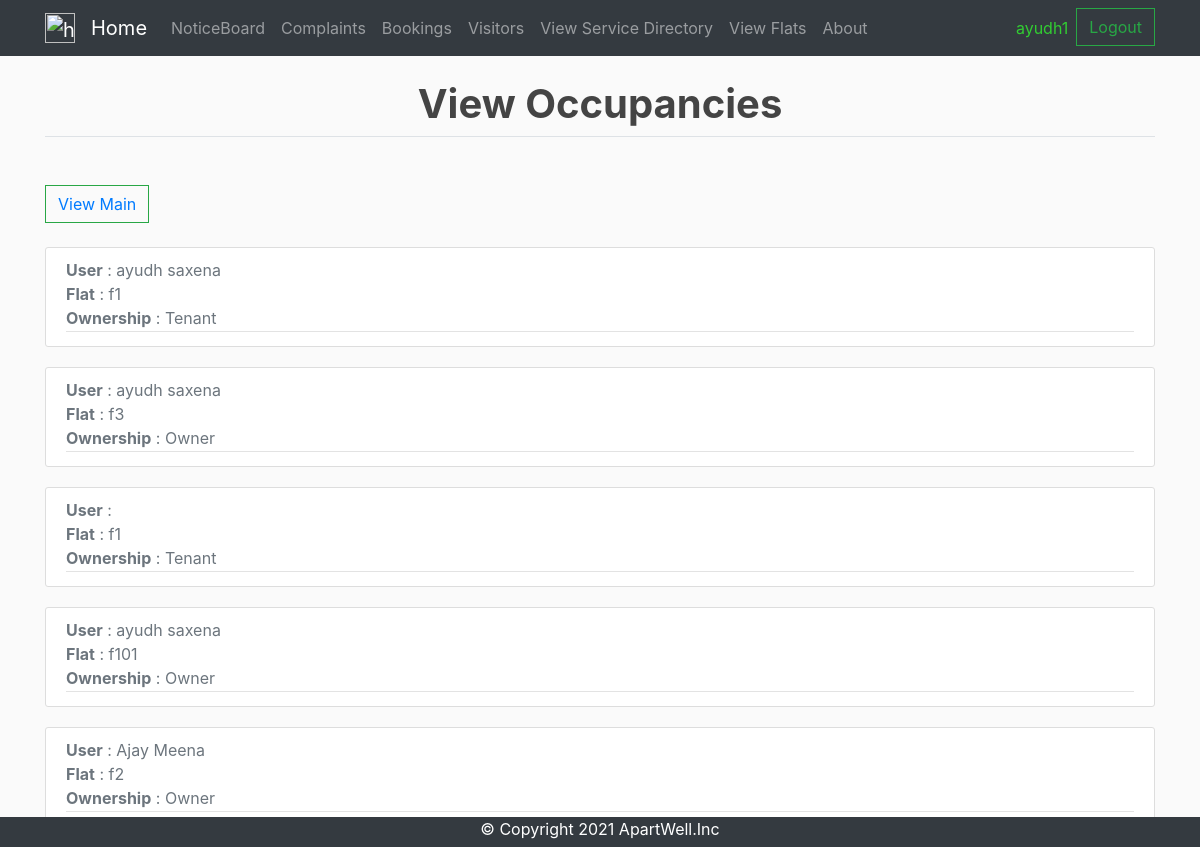
The app's page /view/view_occupancy/ (signed in) with its own data.
### buildings/models.py (models this page shows)
class Occupies(models.Model):
	flat_id = models.ForeignKey(Flat, on_delete=models.CASCADE)
	user_id = models.ForeignKey(User, on_delete=models.CASCADE)
	ownership = models.CharField(max_length=10, choices=ownership_choices)

class Flat(models.Model):
	flat_id = models.CharField(max_length=10, primary_key=True)
	flat_no = models.CharField(max_length=20)
	flat_type = models.IntegerField()
	flat_area = models.IntegerField(default=0)
	vaccancy = models.IntegerField(default=0)
	building_id = models.ForeignKey(Building, on_delete=models.CASCADE)

### buildings/views.py (the view)
# urls.py: path('view/view_occupancy/',views.view_occupancy, name="view_occupancy"),
def view_occupancy(request):
	context = {'occupies': Occupies.objects.all()}
	return render(request, 'buildings/view_occupancy.html', context)

### buildings/templates/buildings/view_occupancy.html (shortened to what this page needs)
{% extends 'base.html' %}
{% load static %}
{% block content %}
<!DOCTYPE html>
<html>
  <head>
  	<link rel="stylesheet" href="{% static 'table.css' %}">
  </head>
  <body>
    <legend class = "border-bottom mb-4"><h1 class="text-center"> <strong>View Occupancies</strong></h1></legend>
    <br>
    <div  id = "looodge_complaint_button">
      <button class="btn btn-outline-success my-2 my-sm-0"><a href="/view/">View Main</a></button>
    </div>
    <br>
      {% for complaint in occupies %}
        <article class="media content-section">
        <div class="media-body">
          <div class="article-metadata">
            <medium class="text-muted"><b>User</b> : {{ complaint.user_id.first_name }} {{ complaint.user_id.last_name }}</br></medium>
            <medium class="text-muted"><b>Flat</b> : {{ complaint.flat_id.flat_no }}</br></medium>
            <medium class="text-muted"><b>Ownership</b> : {{ complaint.ownership }}</br></medium>
          </div>
        </div>
        </article>
      {% endfor %}
  </body>
</html>
{% endblock %}

### templates/base.html (shortened to what this page needs)
{% load static %}
<html>
<head>
	<link rel="stylesheet" href="https://stackpath.bootstrapcdn.com/bootstrap/4.4.1/css/bootstrap.min.css">
	<link rel="stylesheet" type="text/css" href="{% static 'main.css' %}">
</head>
<body>
<nav class="navbar navbar-expand-lg navbar-dark bg-dark">
	<div class="container">
	  <a class="navbar-brand" href="{% url 'home' %}"><img  src="/static/apartments.png" width = "30" height = "30" alt="home" /></a>
	  <a class="navbar-brand" href="{% url 'home' %}">Home</a>
	  <div class="collapse navbar-collapse" id="navbarSupportedContent">
	    <ul class="navbar-nav mr-auto">
	    					<a class="nav-item nav-link" href="{% url 'noticeboard_notice_list' %}">NoticeBoard</a>
				{% if user.is_authenticated %}
						{% if user.is_superuser%}
							<a class="nav-item nav-link" href="{% url 'complaints:admin-complaint' %}">Complaints</a>
							<a class="nav-item nav-link" href="{% url 'bookings:admin-booking' %}">Bookings</a>
							<li class="nav-item dropdown">
							 <a class="nav-link dropdown-toggle" href="#" id="navbarDropdown" role="button" data-toggle="dropdown" aria-haspopup="true" aria-expanded="false">
								 Add User
							 </a>
							 <div class="dropdown-menu" aria-labelledby="navbarDropdown">
								 <a class="dropdown-item" href="{% url 'accounts:signup_resident' %}">Resident</a>
								 <div class="dropdown-divider"></div>
								 <a class="dropdown-item" href="{% url 'accounts:signup_watchmen' %}">Watchmen</a>
							 </div>
						 	</li>
						 	<a class="nav-item nav-link" href="{% url 'buildings:main_view'%}">View</a>
						{% elif user.profile.type == 'D' %}
							<a class="nav-item nav-link" href="{% url 'visitors:visitors_watchman' %}">Visitor Entry</a>
           				{% else %}
					 		 <a class="nav-item nav-link" href="{% url 'complaints:complaints_display' %}">Complaints</a>
			 				 <a class="nav-item nav-link" href="{% url 'bookings:bookings_display' %}">Bookings</a>
			 				 <a class="nav-item nav-link" href="{% url 'visitors:visitors_display' %}">Visitors</a>
  		                     <a class="nav-item nav-link" href="{% url 'buildings:service_directory_details'%}">View Service Directory</a>
  		                     <a class="nav-item nav-link" href="{% url 'buildings:flat_details'%}">View Flats</a>
					 {% endif %}
			 {% endif %}
			 <a class="nav-item nav-link" href="{% url 'about' %}">About</a>
	    </ul>
			<div class="form-inline my-2 my-lg-0">
					{% if not user.is_authenticated %}
							<a href="{% url 'accounts:login_user' %}">
									<button class="btn btn-outline-success my-2 my-sm-0" type="button">Log In</button>
							</a>
							<!-- <a href="{% url 'accounts:signup_resident' %}">
									<button class="btn btn-outline-success my-2 my-sm-0 ml-2" type="button" >
											Sign Up
									</button>
							</a> -->
					{% else %}
					<div class="navbar-nav">
							{% if user.is_superuser  %}
											<a class="nav-item nav-link" href="#" >{{ user.username }}</a>
											<a href="{% url 'accounts:logout_user' %}">
													<button class="btn btn-outline-success my-2 my-sm-0" type="button">Logout</button>
											</a>
							{% else%}
								<a class="nav-item nav-link" href="{% url 'accounts:profile' %}" style="color: #32CD32">{{ user.username }}</a>
								<a href="{% url 'accounts:logout_user' %}">
									<button class="btn btn-outline-success my-2 my-sm-0" type="button">Logout</button>
								</a>
							{% endif %}
					</div>
					{% endif %}
			</div>
		</div>
	</div>
</nav>
		<div class="container">
            <br>
            {% block content %}
            {% endblock content %}
         </div>
</body>
<div class="footer">
  <p>&copy; Copyright 2021 ApartWell.Inc</p>
</div>
</html>

### assets/main.css (style rules this page uses)
body { background: #fafafa; color: #333333; margin-top: 0rem; }
h1, h2, h3, h4, h5, h6 { color: #444444; }
ul { margin: 0; }
.content-section { background: #ffffff; padding: 10px 20px; border: 1px solid #dddddd; border-radius: 3px; margin-bottom: 20px; }
.article-metadata { padding-bottom: 1px; margin-bottom: 4px; border-bottom: 1px solid #e3e3e3 }
.bg-dark { background-color: #2d2e2f;!important; }
.btn { border-radius: 0; }

### templates/base.html (style rules this page uses)
.footer { position: fixed; left: 0; bottom: -10px; width: 100%; background-color: #343a40; color: white; text-align: center; }

### records on screen
Occupies: user_id.first_name "ayudh", user_id.last_name "saxena", flat_id.flat_no "f1", ownership "Tenant"
Occupies: user_id.first_name "ayudh", user_id.last_name "saxena", flat_id.flat_no "f3", ownership "Owner"
Occupies: flat_id.flat_no "f1", ownership "Tenant"
Occupies: user_id.first_name "ayudh", user_id.last_name "saxena", flat_id.flat_no "f101", ownership "Owner"
Occupies: user_id.first_name "Ajay", user_id.last_name "Meena", flat_id.flat_no "f2", ownership "Owner"

### other values on screen
{{ user.username }} "ayudh1"
